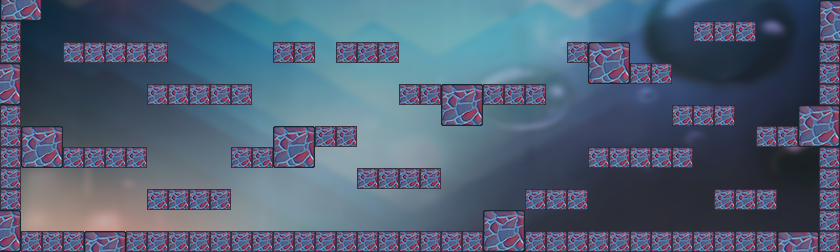

This is a level from a 2D game, rendered from its Tiled map with the project's own tilesets. A one-line summary and the map file follow, with tile-layer data summarised:
An orthogonal 40x12 tile map with 21x21 px tiles, 1 tile layer (background), 1 image layer.

<map version="1.0" orientation="orthogonal" renderorder="right-down" width="40" height="12" tilewidth="21" tileheight="21" nextobjectid="1">
 <tileset firstgid="1" name="platform-water" tilewidth="21" tileheight="21">
  <image source="platform-water.png" width="63" height="42" />
  <tile id="0">
   <properties>
    <property name="blocked" value="" />
   </properties>
  </tile>
  <tile id="1">
   <properties>
    <property name="blocked" value="" />
   </properties>
  </tile>
  <tile id="2">
   <properties>
    <property name="blocked" value="" />
   </properties>
  </tile>
  <tile id="3">
   <properties>
    <property name="blocked" value="" />
   </properties>
  </tile>
  <tile id="4">
   <properties>
    <property name="blocked" value="" />
   </properties>
  </tile>
 </tileset>
 <imagelayer name="image">
  <image source="b-w.png" />
 </imagelayer>
 <layer name="background" width="40" height="12">
  <data>[480 cells, 141 non-empty, 5 distinct tile ids]</data>
 </layer>
</map>